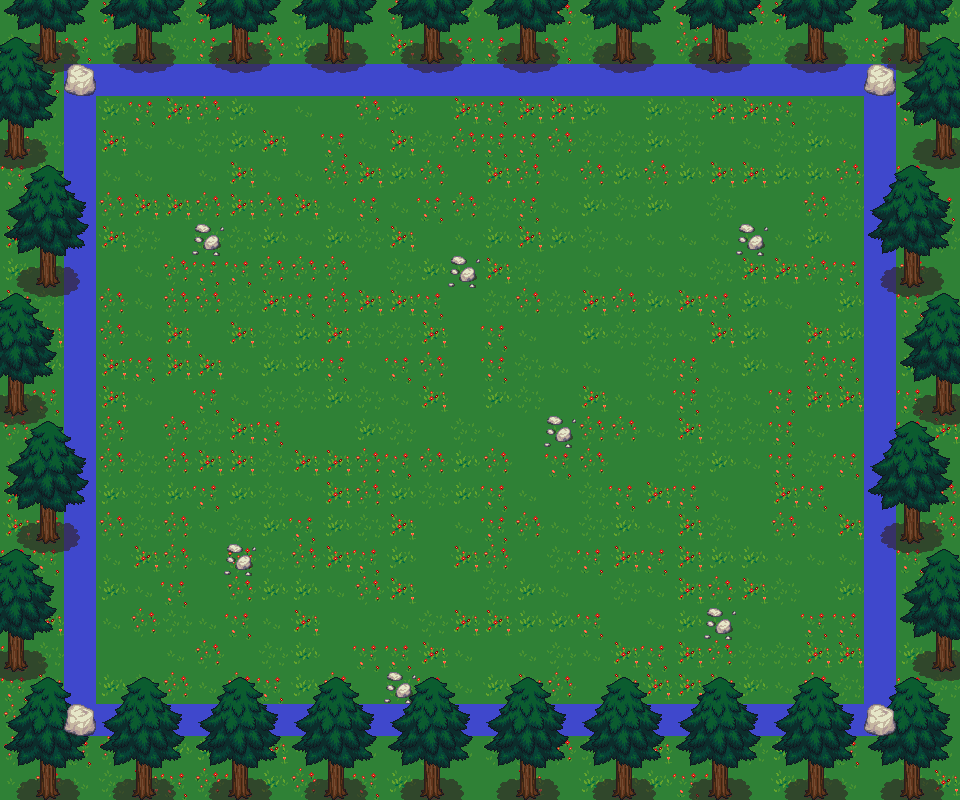

Tiled map render using the project's own tile images. Description and the map definition, with tile-layer contents summarised, below:
An orthogonal 30x25 tile map with 32x32 px tiles, 5 tile layers (grass, bords, base_trees, top_trees, ...), 11 tilesets.

<map version="1.0" orientation="orthogonal" renderorder="right-down" width="30" height="25" tilewidth="32" tileheight="32" nextobjectid="1">
  <tileset firstgid="1" name="obj_misk_atlas" tilewidth="32" tileheight="32" tilecount="1024" columns="32">
  <image source="tilesets/obj_misk_atlas.png" width="1024" height="1024" />
  </tileset>
  <tileset firstgid="1025" name="plant repack_0(1)" tilewidth="32" tileheight="32" tilecount="169" columns="13">
  <image source="tilesets/plant repack_0(1).png" width="416" height="416" />
  </tileset>
  <tileset firstgid="1194" name="RPG_Maker_VX_RTP_Tileset_by_telles0808" tilewidth="32" tileheight="32" tilecount="2016" columns="32">
  <image source="tilesets/RPG_Maker_VX_RTP_Tileset_by_telles0808.png" width="1024" height="2016" />
  </tileset>
  <tileset firstgid="3210" name="terrain" tilewidth="32" tileheight="32" tilecount="1024" columns="32">
   <image source="../Assets/Tiled2Unity/Textures/terrain.png" width="1024" height="1024" />
 </tileset>
 <tileset firstgid="4234" name="terrain_atlas" tilewidth="32" tileheight="32" tilecount="1024" columns="32">
  <image source="../Assets/Tiled2Unity/Textures/terrain_atlas.png" width="1024" height="1024" />
 </tileset>
 <tileset firstgid="5258" name="A5-TownVS03" tilewidth="32" tileheight="32" tilecount="42" columns="7">
  <image source="../Assets/Tiled2Unity/Textures/A5-TownVS03.png" width="224" height="192" />
 </tileset>
 <tileset firstgid="5300" name="BlueTownv2_byLunarea" tilewidth="32" tileheight="32" tilecount="256" columns="16">
  <image source="../Assets/Tiled2Unity/Textures/BlueTownv2_byLunarea.png" width="512" height="512" />
 </tileset>
 <tileset firstgid="5556" name="colliders" tilewidth="32" tileheight="32" tilecount="432" columns="27">
   <image source="../Assets/Tiled2Unity/Textures/colliders.png" width="864" height="540" />
  </tileset>
  <tileset firstgid="5988" name="Hanzo-RuinsTown01VScopy" tilewidth="32" tileheight="32" tilecount="256" columns="16">
  <image source="tilesets/Hanzo-RuinsTown01VScopy.png" width="512" height="512" />
  </tileset>
  <tileset firstgid="6244" name="Hanzo-TownSet03VS" tilewidth="32" tileheight="32" tilecount="256" columns="16">
   <image source="../Assets/Tiled2Unity/Textures/Hanzo-TownSet03VS.png" width="512" height="512" />
  </tileset>
  <tileset firstgid="6500" name="LPC_Ancient_Greece_Architecture_0(1)" tilewidth="32" tileheight="32" tilecount="400" columns="20">
  <image source="tilesets/LPC_Ancient_Greece_Architecture_0(1).png" width="640" height="640" />
  </tileset>
  <layer name="grass" width="30" height="25">
   <data>[750 cells, 750 non-empty, 7 distinct tile ids]</data>
 </layer>
 <layer name="bords" width="30" height="25">
  <data>[750 cells, 90 non-empty, 1 distinct tile ids]</data>
 </layer>
 <layer name="base_trees" width="30" height="25">
  <data>[750 cells, 168 non-empty, 7 distinct tile ids]</data>
 </layer>
 <layer name="top_trees" width="30" height="25">
  <data>[750 cells, 192 non-empty, 9 distinct tile ids]</data>
  </layer>
 <layer name="Calque 2" width="30" height="25">
   <data>[750 cells, 11 non-empty, 2 distinct tile ids]</data>
 </layer>
</map>
